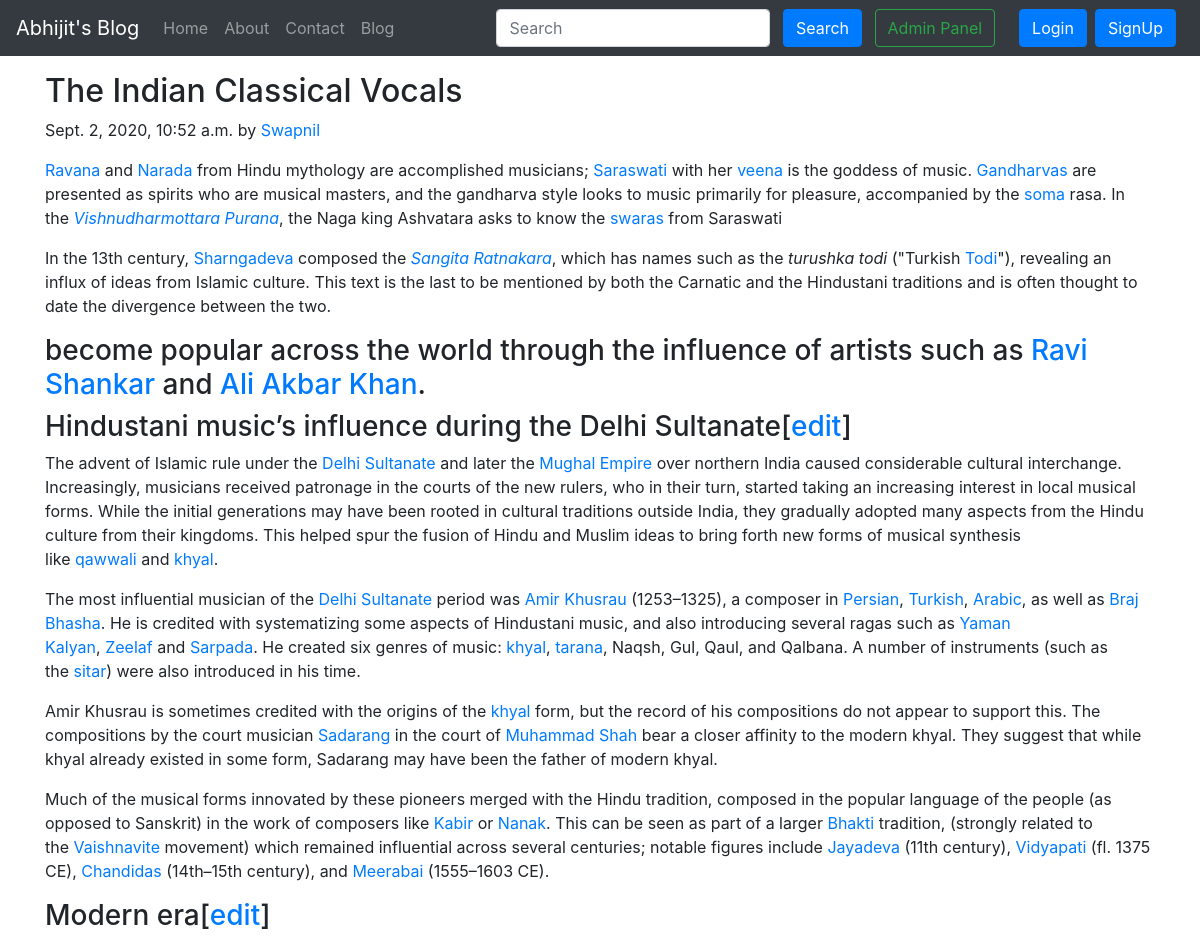
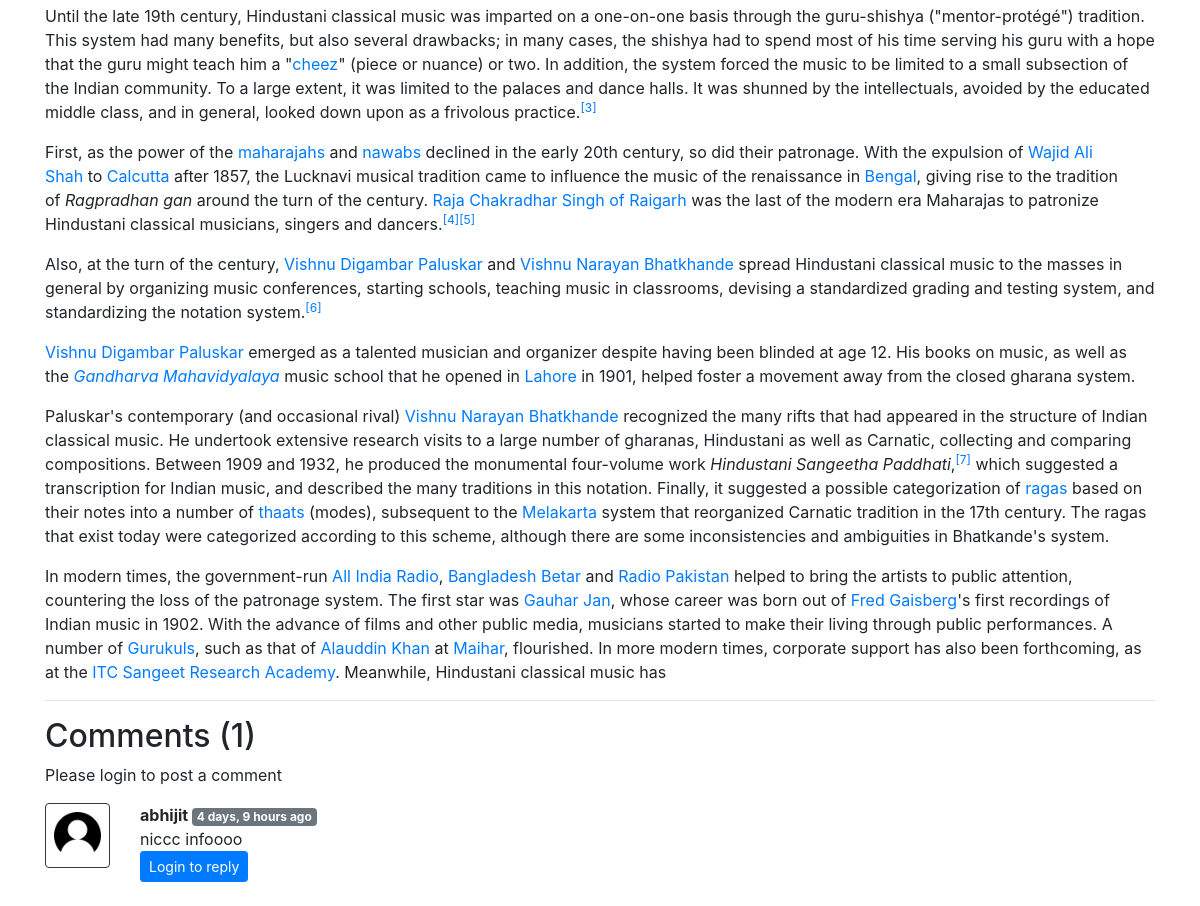
/blog/swapnil, run on the app's committed database (2 pictures, top to bottom).
### blog/models.py (models this page shows, shortened)
class Post(models.Model):
    sno=models.AutoField(primary_key=True)
    title=models.CharField(max_length=255)
    author=models.CharField(max_length=14)
    slug=models.CharField(max_length=130)
    timeStamp=models.DateTimeField(blank=True)
    content=models.TextField()

class BlogComment(models.Model):
    sno= models.AutoField(primary_key=True)
    comment=models.TextField()
    user=models.ForeignKey(User, on_delete=models.CASCADE)
    post=models.ForeignKey(Post, on_delete=models.CASCADE)
    parent=models.ForeignKey('self',on_delete=models.CASCADE, null=True )
    timestamp= models.DateTimeField(default=now)

### blog/views.py (the view)
# urls.py: path('<str:slug>',views.blogPost, name='blogPost'),
def blogPost(request, slug):
    post=Post.objects.filter(slug=slug).first()
    comments= BlogComment.objects.filter(post=post, parent=None)
    replies= BlogComment.objects.filter(post=post).exclude(parent=None)
    replyDict={}
    for reply in replies:
        if reply.parent.sno not in replyDict.keys():
            replyDict[reply.parent.sno]=[reply]
        else:
            replyDict[reply.parent.sno].append(reply)
    context={'post':post, 'comments': comments, 'user': request.user, 'replyDict': replyDict}
    return render(request, "blog/blogPost.html", context)

### blog/templatetags/extras.py (called while the page is built)
@register.filter(name='get_val')
def get_val(dict, key):
    return dict.get(key)

### templates/blog/blogpost.html (shortened to what this page needs)
{% extends 'base.html' %}
{% block body %}
{% load humanize %}
{% load extras %}
<div class="container my-3">
    <h2 class="blog-post-title">{{post.title}}</h2>
    <p class="blog-post-meta">{{post.timeStamp}} by <a href="/about">{{post.author}}</a></p>
    <p>{{post.content|safe}}</p>
    <hr>
</div>
<div class="container">
    <h2> Comments ({{comments.count}}) </h2>
    <div class="my-2">
        {% if user.is_authenticated %}
        <form action="/blog/postComment" method="post">
            {% csrf_token %}
            <div class="form-group">
                <label for="exampleInputEmail1">Post Comment </label>
                <input type="text" class="form-control" name="comment" placeholder="Enter comment here">
            </div>
            <input type="hidden" name="postSno" value="{{post.sno}}">
            <input type="hidden" name="parentSno" value="">
            <button type="submit" class="btn btn-primary">Submit</button>
        </form>
        {% else %}
        Please login to post a comment
        {% endif %}
    </div>
    {% for comment in comments %}
    <div class="row my-3">
        <div class="col-md-1  ">
            <img class="rounded mx-auto d-block w-100 border border-dark p-2" src="/static/img/user.png" alt="user">
        </div>
        <div class="col-md-11 ">
            <b> {{comment.user.username}} </b> <span class="badge badge-secondary ">{{comment.timestamp| naturaltime}}</span>
            <div>{{comment.comment}}</div>
            <div class="reply mx-0">
                {% if user.is_authenticated %}
                <button class="btn btn-sm btn-primary" type="button" data-toggle="collapse" data-target="#replyBox{{comment.sno}}" aria-expanded="false" aria-controls="replyBox{{comment.sno}}">
                    Reply
                </button>
                <div class="collapse" id="replyBox{{comment.sno}}">
                    <div class="card card-body my-2">
                        <form action="/blog/postComment" method="post">
                            {% csrf_token %}
                            <div class="form-group">
                                <label for="comment">Post a reply </label>
                                <input type="text" class="form-control" name="comment" placeholder="Enter comment here">
                                <input type="hidden" name="parentSno" value="{{comment.sno}}">
                            </div>
                            <input type="hidden" name="postSno" value="{{post.sno}}">
                            <button type="submit" class="btn btn-primary">Submit</button>
                        </form>
                    </div>
                </div>
                {% else %}
                <button class="btn btn-sm btn-primary" type="button" data-toggle="collapse" data-target="#replyBox{{comment.sno}}" aria-expanded="false" aria-controls="replyBox{{comment.sno}}">
                    Login to reply
                </button>
                {% endif %}
            </div>
        </div>
    </div>
    {% endfor %}
</div>
{% endblock %}

### data on the page
Post: title "The Indian Classical Vocals", timeStamp "Sept. 2, 2020, 10:52 a.m.", author "Swapnil", content "Ravana and Narada from Hindu mythology are accomplished musicians; Saraswati with her veena is the goddess of music. Gandharvas are presented as spirits who are musical masters, and the gandharva style looks to music primarily for pleasure, accompanied by the soma rasa. In the Vishnudharmottara Purana , the Naga king Ashvatara asks to know the swaras from Saraswati In the 13th century, Sharngadeva composed the Sangita Ratnakara , which has names such as the turushka todi (\"Turkish Todi \"), revealing an influx of ideas from Islamic culture. This text is the last to be mentioned by both the Carnatic and the Hindustani traditions and is often thought to date the divergence between the two.…"
BlogComment: user.username "abhijit", timestamp "4 days, 9 hours ago", comment "niccc infoooo"

### other printed values
{{ comments.count }} "1"
